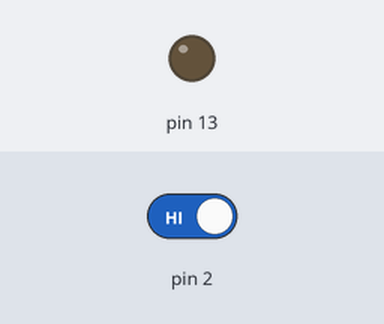
Recording of a sketch running on a simulated Arduino Uno, built with avr-gcc and run on an emulated ATmega328P. Shown: output pins drawn as LEDs (lit = HIGH). Inputs (shaded band) come from the test bench; at power-on: pin 2 HIGH.

Above: at 1.2 s.
1.3 s: pin 2 driven LOW
At 2.3 s:
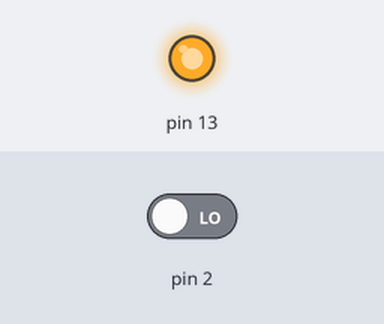
2.8 s: pin 2 driven HIGH
At 3.4 s:
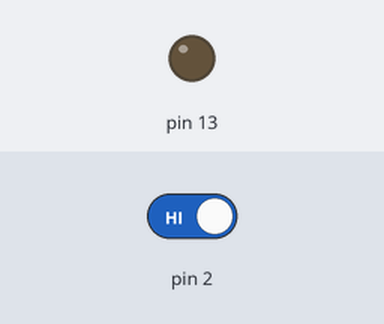
Timing chart, 0 to 5.8 s (numbered marks = the images above; inputs shaded):
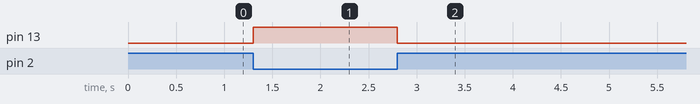

Measured:
- after the input at 1.3 s, pin 13: LOW → HIGH at once
- after the input at 2.8 s, pin 13: HIGH → LOW at once

The sketch:

019-Vibrazione.ino
```cpp
/*
  019 - vibrazione
*/

void setup() {
  pinMode(13, OUTPUT);
  pinMode(2, INPUT);
}

void loop() {
  if (digitalRead(2)==LOW) {
    digitalWrite(13, HIGH);
  } else {
    digitalWrite(13, LOW);
  }
}
```
